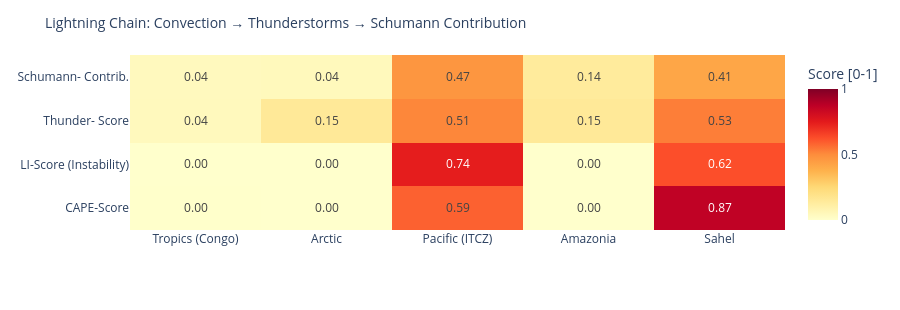

Here is the notebook cell this chart was saved with:
### Code cell
# ============================================================
# LIGHTNING CHAIN: Convection → Thunderstorms → Schumann
# Shows the causal chain per measurement point as heatmap
# ============================================================

def cape_score(v):
    """CAPE → normalized score [0,1]"""
    if v is None or pd.isna(v): return 0.0
    return min(1.0, float(v) / 3000)

def li_score(v):
    """Lifted Index: negative = unstable → score [0,1]"""
    if v is None or pd.isna(v): return 0.3
    return min(1.0, max(0.0, (-float(v) + 6) / 12))

def cloud_score(v):
    if v is None or pd.isna(v): return 0.3
    return float(v) / 100

def thunder_score(row):
    """Kombinierter Gewitterwahrscheinlichkeits-Score
    CAPE + LI + Bedeckung + WMO-Gewitter + konvektiver Niederschlag (showers)
    Hinweis: X-Ray und Kp sind kein Bestandteil – nur geomagn./solarer Kontext.
    """
    cs = cape_score(row.get('cape'))
    ls = li_score(row.get('li'))
    cl = cloud_score(row.get('cloud'))
    t  = 1.0 if row.get('thunderstorm') else 0.0
    # Convective precipitation (showers) as additional indicator
    sh = min(1.0, (row.get('showers') or 0) / 5.0)
    return round(cs * 0.30 + ls * 0.25 + cl * 0.15 + t * 0.20 + sh * 0.10, 3)

def schumann_contribution(t_score, lat):
    """Schumann contribution: higher in tropics (±30°), scaled by thunderstorm score"""
    lat_weight = max(0.3, 1.0 - abs(lat) / 60)
    return round(t_score * lat_weight, 3)

df_atm['cape_score']   = df_atm.apply(lambda r: cape_score(r['cape']), axis=1)
df_atm['li_score']     = df_atm.apply(lambda r: li_score(r['li']),    axis=1)
df_atm['thunder_score']= df_atm.apply(lambda r: thunder_score(r.to_dict()), axis=1)
df_atm['schumann_contribution'] = df_atm.apply(
    lambda r: schumann_contribution(r['thunder_score'], r['lat']), axis=1)

metrics = ['cape_score', 'li_score', 'thunder_score', 'schumann_contribution']
labels  = ['CAPE-Score', 'LI-Score\n(Instability)', 'Thunder-\nScore', 'Schumann-\nContrib.']
z_data  = [df_atm[m].tolist() for m in metrics]

fig = go.Figure(go.Heatmap(
    z=z_data,
    x=df_atm['point'].tolist(),
    y=labels,
    colorscale='YlOrRd',
    zmin=0, zmax=1,
    text=[[f'{v:.2f}' for v in row] for row in z_data],
    texttemplate='%{text}', textfont=dict(size=12),
    colorbar=dict(title='Score [0-1]')
))
fig.update_layout(
    title=dict(text='Lightning Chain: Convection → Thunderstorms → Schumann Contribution', font=dict(size=14)),
    height=310,
    plot_bgcolor='rgba(0,0,0,0)', paper_bgcolor='rgba(0,0,0,0)',
    margin=dict(l=130, r=80, t=55, b=80)
)
fig.show()

### Figure 1 — Plotly figure (JSON) as saved in the notebook; plotly's stock layout.template omitted (floating-point values rounded to 4 significant figures)
{"data": [{"colorbar": {"title": {"text": "Score [0-1]"}}, "colorscale": [[0.0, "rgb(255,255,204)"], [0.125, "rgb(255,237,160)"], [0.25, "rgb(254,217,118)"], [0.375, "rgb(254,178,76)"], [0.5, "rgb(253,141,60)"], [0.625, "rgb(252,78,42)"], [0.75, "rgb(227,26,28)"], [0.875, "rgb(189,0,38)"], [1.0, "rgb(128,0,38)"]], "text": [["0.00", "0.00", "0.59", "0.00", "0.87"], ["0.00", "0.00", "0.74", "0.00", "0.62"], ["0.04", "0.15", "0.51", "0.15", "0.53"], ["0.04", "0.04", "0.47", "0.14", "0.41"]], "textfont": {"size": 12}, "texttemplate": "%{text}", "type": "heatmap", "x": ["Tropics (Congo)", "Arctic", "Pacific (ITCZ)", "Amazonia", "Sahel"], "y": ["CAPE-Score", "LI-Score\n(Instability)", "Thunder-\nScore", "Schumann-\nContrib."], "z": [[0.003333, 0.0, 0.5867, 0.0, 0.8667], [0.0, 0.0, 0.7417, 0.0, 0.625], [0.043, 0.15, 0.511, 0.15, 0.529], [0.04, 0.045, 0.468, 0.137, 0.414]], "zmax": 1, "zmin": 0}], "layout": {"height": 310, "margin": {"b": 80, "l": 130, "r": 80, "t": 55}, "paper_bgcolor": "rgba(0,0,0,0)", "plot_bgcolor": "rgba(0,0,0,0)", "title": {"font": {"size": 14}, "text": "Lightning Chain: Convection → Thunderstorms → Schumann Contribution"}}}
